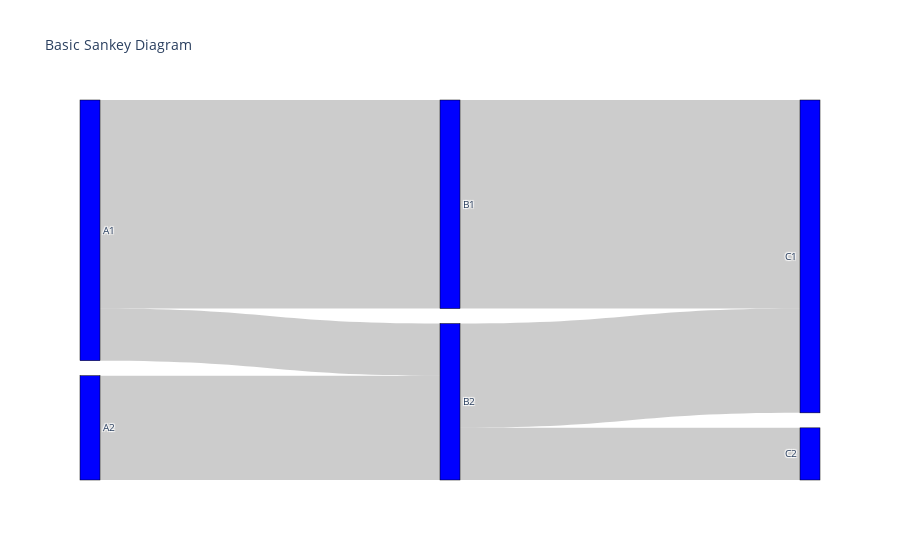

The notebook cell this image was saved under:
### Code cell
import plotly.graph_objects as go

fig = go.Figure(data=[go.Sankey(
    node = dict(
      pad = 15,
      thickness = 20,
      line = dict(color = "black", width = 0.5),
      label = ["A1", "A2", "B1", "B2", "C1", "C2"],
      color = "blue"
    ),
    link = dict(
      source = [0, 1, 0, 2, 3, 3], # indices correspond to labels, eg A1, A2, A2, B1, ...
      target = [2, 3, 3, 4, 4, 5],
      value = [8, 4, 2, 8, 4, 2]
  ))])

fig.update_layout(title_text="Basic Sankey Diagram", font_size=10)
fig.show()

### Figure 1 — Plotly figure (JSON) as saved in the notebook; plotly's stock layout.template omitted (floating-point values rounded to 4 significant figures)
{"data": [{"link": {"source": [0, 1, 0, 2, 3, 3], "target": [2, 3, 3, 4, 4, 5], "value": [8, 4, 2, 8, 4, 2]}, "node": {"color": "blue", "label": ["A1", "A2", "B1", "B2", "C1", "C2"], "line": {"color": "black", "width": 0.5}, "pad": 15, "thickness": 20}, "type": "sankey"}], "layout": {"autosize": true, "font": {"size": 10}, "title": {"text": "Basic Sankey Diagram"}}}
